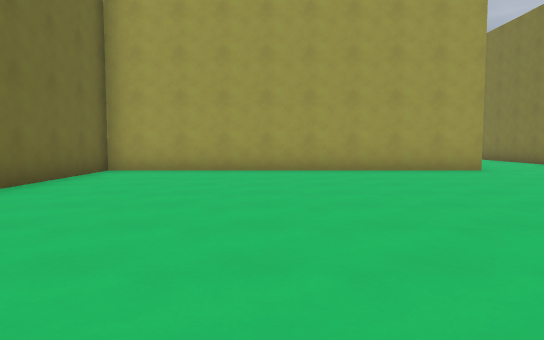
[1] (above)

21 first-person views from a walk through a Godot game level. The camera is 1.3 m above the floor, tilts 4° down and sees 70° across. The floor is counted in squares, 2 m on a side. Each view is taken from the middle of a square. On the plan, view 1 faces up. The plan holds only what a view shows up to about 11 squares ahead; the rest is blank. The place goes on beyond the plan. Characters and animated objects are not drawn. Surface patterns are stand-ins for the level's own textures.

[2]
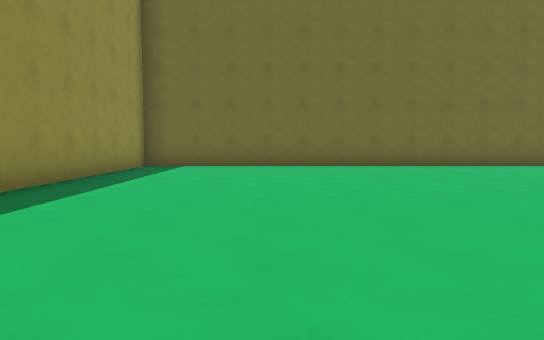

[3]
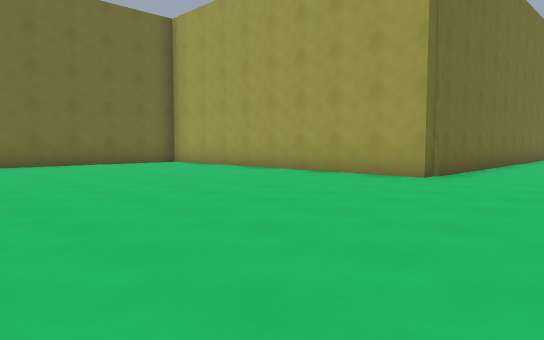

[4]
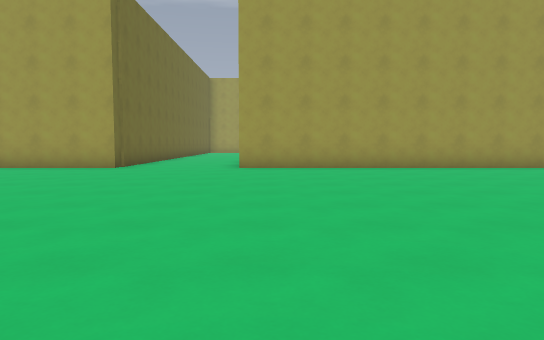

[5]
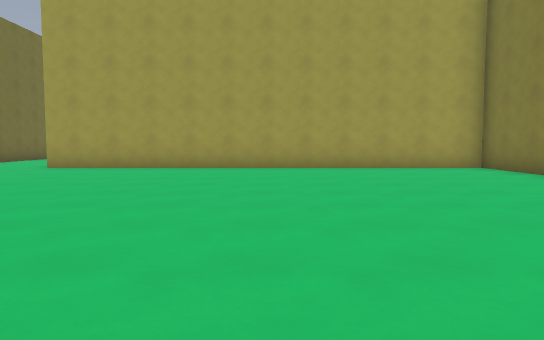

[6]
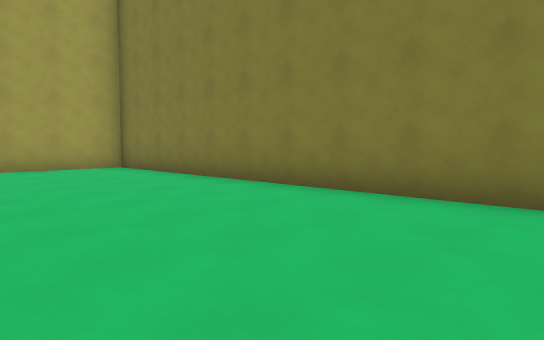

[7]
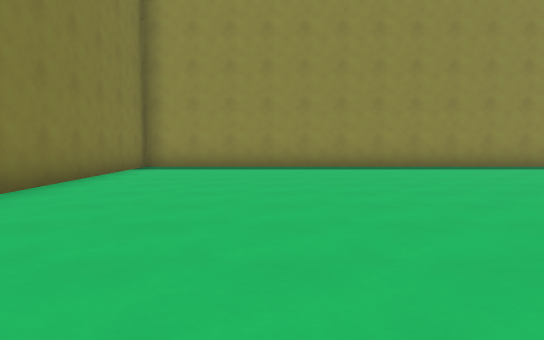

[8]
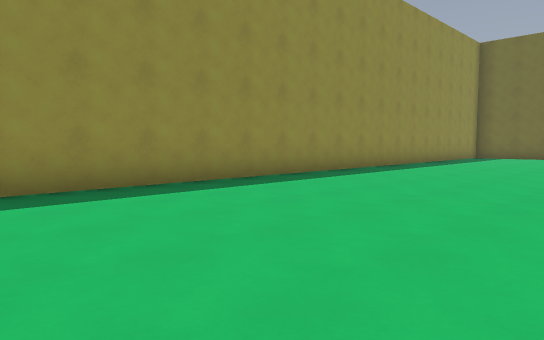

[9]
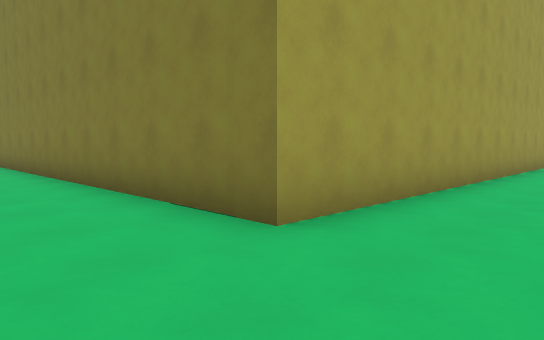

[10]
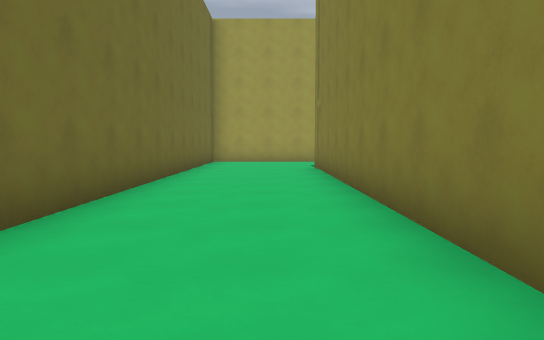

[11]
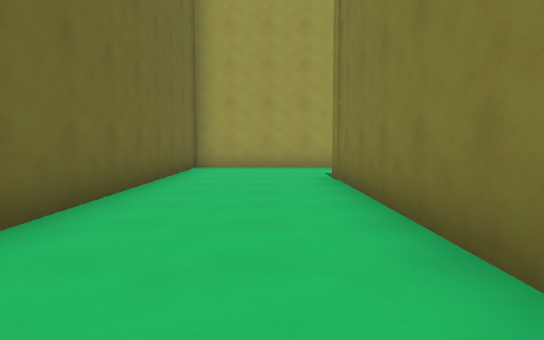

[12]
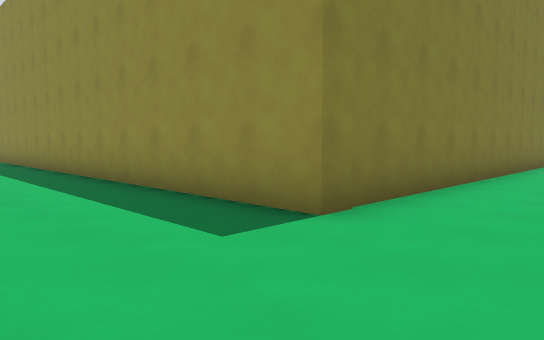

[13]
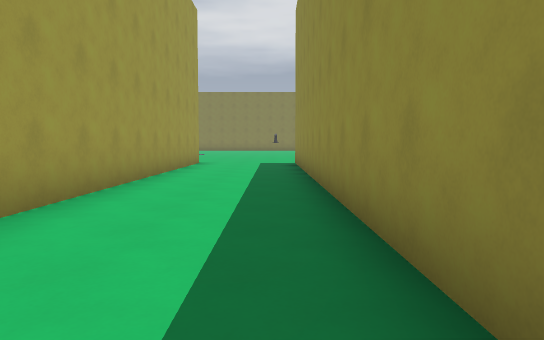

[14]
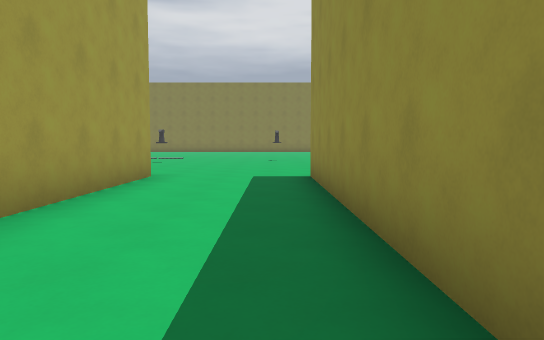

[15]
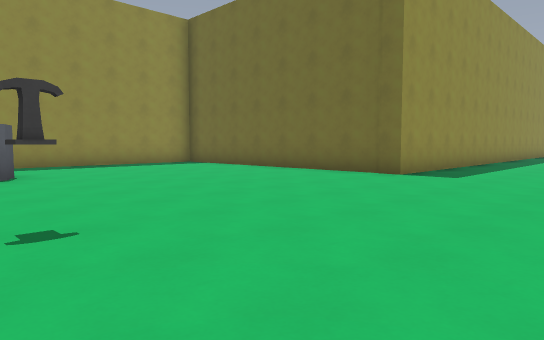

[16]
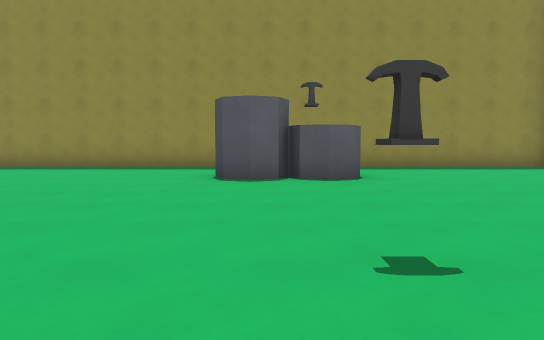

[17]
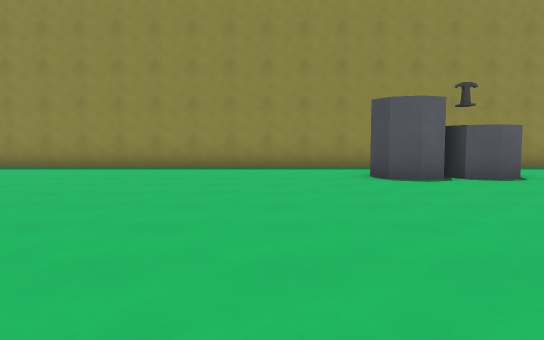

[18]
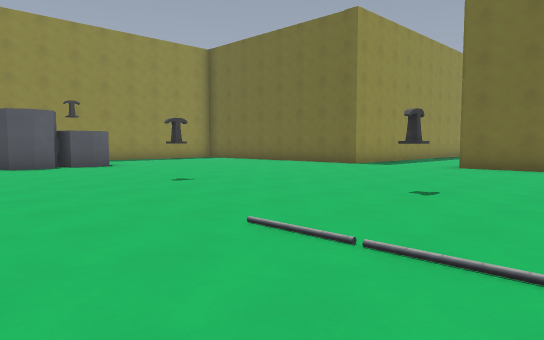

[19]
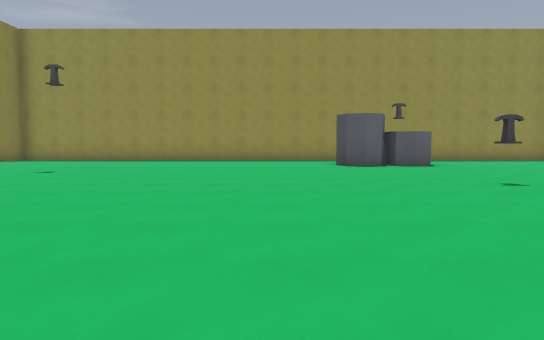

[20]
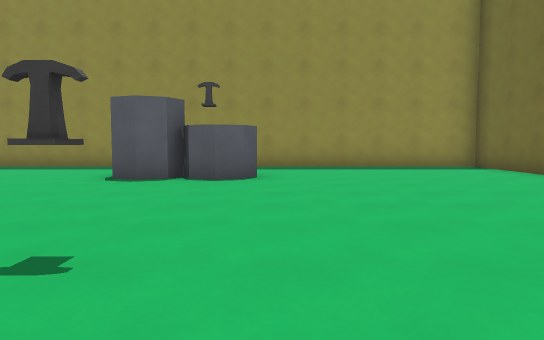

[21]
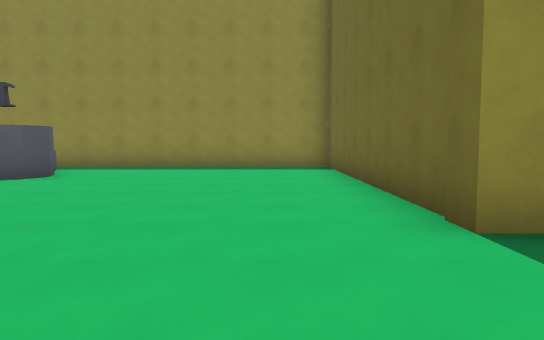

### Floor plan
Points are (right, up) in squares from view 1. A wall is a line through its corners. A room is listed if a view was taken in it or the views show most of it. See-through windows are left out.
Room 1 (views 1, 2, 3, 4, 5, 6, 7, 8, 9, 10, 11, 12)
walls: (3.9, -2.6) (19.4, -2.6) (19.4, 9.1) (8.2, 9.1) (8.2, 21.3); (8.6, 24.3) (5, 24.3) (5, 9.1) (-3.8, 9.1) (-3.8, -2.6) (2, -2.6)
ways out: opening at (8, 23) to room 2
Room 2 (views 13, 14, 15, 16, 17, 18, 19, 20, 21)
walls: (29.3, 16.6) (29.5, 17) (30, 17.2) (30.5, 17); (30.7, 16.5) (30.9, 17) (31.4, 17.2) (31.9, 17) (32.1, 16.4); (23.5, 26.2) (23.5, 24.3) (14.2, 24.3); (8.2, 21.3) (23.5, 21.3) (23.5, 13.4) (40.5, 13.4)
low walls: (30.2, 14.7) (30, 15.1)
ways out: opening at (8, 23) to room 1
objects: other object (29, 26); other object (30, 16); other object (30, 22)

Positions as (right, up) in squares from view 1, and headings:
1: (0, 0), facing up
2: (7, 1), facing left
3: (8, 2), facing up-left
4: (9, -1), facing up
5: (14, -1), facing up
6: (15, -1), facing up-right
7: (16, 8), facing down
8: (14, 3), facing down-left
9: (6, 7), facing up-right
10: (7, 11), facing up
11: (7, 14), facing up
12: (6, 24), facing down-right
13: (11, 22), facing right
14: (16, 22), facing right
15: (31, 25), facing down-left
16: (31, 24), facing down
17: (34, 24), facing down
18: (34, 28), facing down-left
19: (34, 28), facing down
20: (29, 24), facing down
21: (25, 24), facing down
